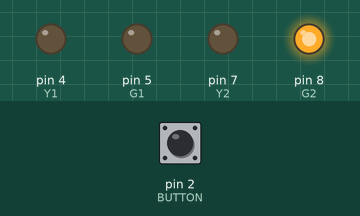
Recording of a sketch running on a simulated Arduino Uno, built with avr-gcc and run on an emulated ATmega328P. On the bench: output pins drawn as LEDs (lit = HIGH). The test bench sets the inputs (shaded band); at power-on: pin 2 (BUTTON) HIGH. Pins used as bus, display or sensor lines are not drawn.

Above: at 1.2 s.
1.3 s: pin 2 (BUTTON) pulled LOW for 0.15 s
At 1.7 s:
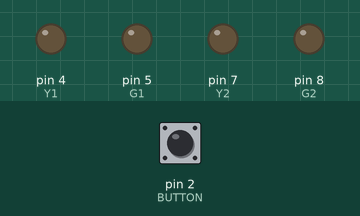
4.4 s: pin 2 (BUTTON) pulled LOW for 1 s
At 8.1 s:
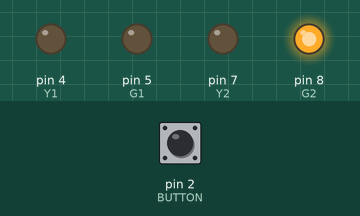
8.4 s: pin 2 (BUTTON) pulled LOW for 3.2 s
At 15.6 s:
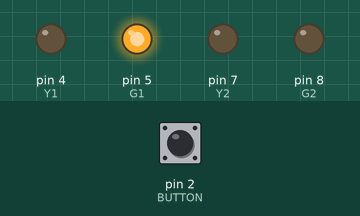
Timing chart, 0 to 26.4 s (numbered marks = the images above; inputs shaded):
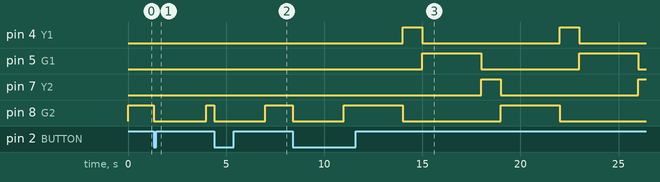

Measured:
- after the input at 1.3 s, pin 4 (Y1): stays LOW (without the input it goes to HIGH after 0.70 s); pin 5 (G1): stays LOW (without the input it goes to HIGH after 1.7 s); pin 8 (G2): HIGH → LOW after 0.00 s instead of 0.70 s
- after the input at 4.4 s, pin 4 (Y1): stays LOW (without the input it goes to HIGH after 2.6 s); pin 5 (G1): stays LOW (without the input it goes to HIGH after 3.6 s); pin 8 (G2): HIGH → LOW after 0.00 s instead of 2.6 s

The sketch:

TrafficLightController.ino
```cpp
// TRAFFIC LIGHT CONTROLLER USING TIMER INTERRUPTS

// Road 1
const byte R1 = 3;
const byte Y1 = 4;
const byte G1 = 5;

// Road 2
const byte R2 = 6;
const byte Y2 = 7;
const byte G2 = 8;

// Pedestrian button
const byte BUTTON = 2;

// Variables shared with interrupts
volatile byte elapsedSeconds = 0;
volatile bool pedestrianRequest = false;

// Traffic states
byte state = 0;
bool pedestrianMode = false;

// ------------------------------------------------
// TIMER1 INTERRUPT
// Runs once every second
// ------------------------------------------------
ISR(TIMER1_COMPA_vect) {
  elapsedSeconds++;
}

// ------------------------------------------------
// BUTTON INTERRUPT
// Triggered when button is pressed
// ------------------------------------------------
void buttonISR() {
  pedestrianRequest = true;
}

// ------------------------------------------------
// Turn every LED OFF
// ------------------------------------------------
void allOff() {
  digitalWrite(R1, LOW);
  digitalWrite(Y1, LOW);
  digitalWrite(G1, LOW);

  digitalWrite(R2, LOW);
  digitalWrite(Y2, LOW);
  digitalWrite(G2, LOW);
}

// ------------------------------------------------
// Set traffic-light state
// ------------------------------------------------
void setTrafficLights(byte s) {

  allOff();

  switch (s) {

    // Road 1 RED, Road 2 GREEN
    case 0:
      digitalWrite(R1, HIGH);
      digitalWrite(G2, HIGH);
      break;

    // Road 1 YELLOW, Road 2 RED
    case 1:
      digitalWrite(Y1, HIGH);
      digitalWrite(R2, HIGH);
      break;

    // Road 1 GREEN, Road 2 RED
    case 2:
      digitalWrite(G1, HIGH);
      digitalWrite(R2, HIGH);
      break;

    // Road 1 RED, Road 2 YELLOW
    case 3:
      digitalWrite(R1, HIGH);
      digitalWrite(Y2, HIGH);
      break;
  }
}

// ------------------------------------------------
// Pedestrian crossing mode
// ------------------------------------------------
void startPedestrianMode() {

  pedestrianMode = true;

  // Both roads RED
  allOff();
  digitalWrite(R1, HIGH);
  digitalWrite(R2, HIGH);

  elapsedSeconds = 0;
}

// ------------------------------------------------
// SETUP
// ------------------------------------------------
void setup() {

  pinMode(R1, OUTPUT);
  pinMode(Y1, OUTPUT);
  pinMode(G1, OUTPUT);

  pinMode(R2, OUTPUT);
  pinMode(Y2, OUTPUT);
  pinMode(G2, OUTPUT);

  // Button uses Arduino's internal pull-up resistor
  pinMode(BUTTON, INPUT_PULLUP);

  // External interrupt on D2
  attachInterrupt(
    digitalPinToInterrupt(BUTTON),
    buttonISR,
    FALLING
  );

  // ----------------------------------------------
  // TIMER1 SETUP
  // ----------------------------------------------

  noInterrupts();

  TCCR1A = 0;
  TCCR1B = 0;

  // CTC mode
  TCCR1B |= (1 << WGM12);

  // 1 second interrupt
  // 16 MHz / 1024 / 15625 = 1 Hz
  OCR1A = 15624;

  // Prescaler = 1024
  TCCR1B |= (1 << CS12);
  TCCR1B |= (1 << CS10);

  // Enable Timer1 Compare Match interrupt
  TIMSK1 |= (1 << OCIE1A);

  interrupts();

  // Start normal traffic
  setTrafficLights(0);
}

// ------------------------------------------------
// MAIN LOOP
// ------------------------------------------------
void loop() {

  // Check whether pedestrian button was pressed
  if (pedestrianRequest && !pedestrianMode) {

    noInterrupts();
    pedestrianRequest = false;
    elapsedSeconds = 0;
    interrupts();

    startPedestrianMode();
  }

  // ----------------------------------------------
  // PEDESTRIAN MODE
  // ----------------------------------------------
  if (pedestrianMode) {

    if (elapsedSeconds >= 3) {

      noInterrupts();
      elapsedSeconds = 0;
      interrupts();

      pedestrianMode = false;

      // Resume normal traffic
      setTrafficLights(state);
    }

    return;
  }

  // ----------------------------------------------
  // NORMAL TRAFFIC MODE
  // ----------------------------------------------

  // State 0 = 3 sec
  // State 1 = 1 sec
  // State 2 = 3 sec
  // State 3 = 1 sec

  byte requiredTime;

  if (state == 0 || state == 2) {
    requiredTime = 3;
  } else {
    requiredTime = 1;
  }

  if (elapsedSeconds >= requiredTime) {

    noInterrupts();
    elapsedSeconds = 0;
    interrupts();

    state++;

    if (state > 3) {
      state = 0;
    }

    setTrafficLights(state);
  }
}
```
